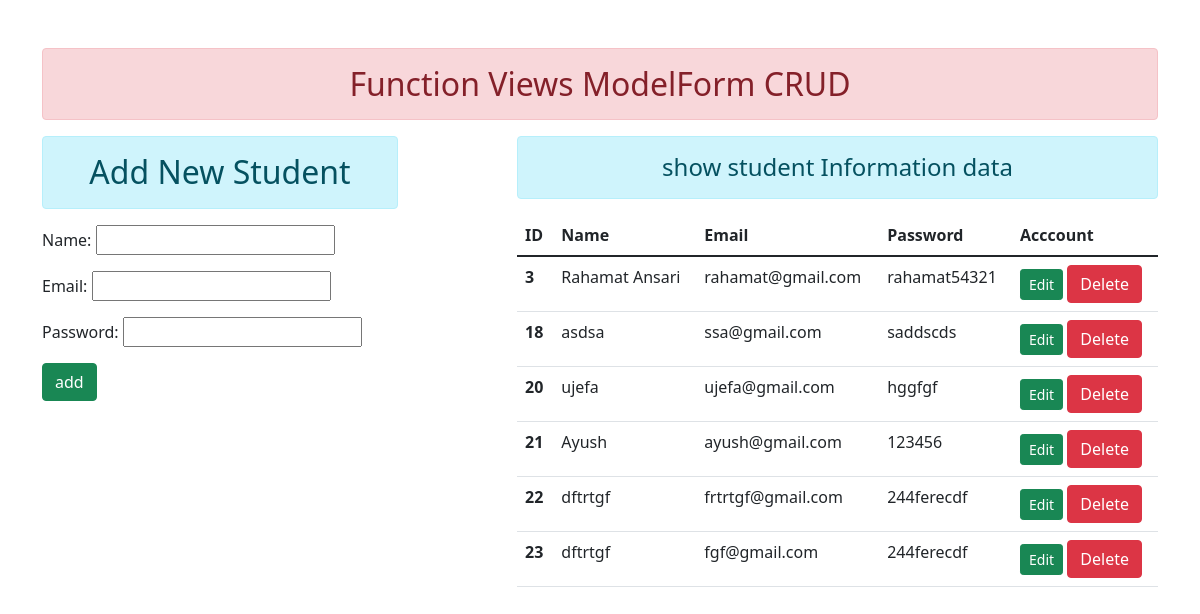
The page / on the database its author committed.
### enroll/models.py (models this page shows)
class User(models.Model):
    name = models.CharField(max_length=800)
    email = models.EmailField(max_length=210)
    password = models.CharField(max_length=78)

### enroll/views.py (the view)
# urls.py: path('', views.add_show, name="addandshow"),
def add_show(request):
    if request.method == 'POST':
        fm = StudentRegistration(request.POST)
        if fm.is_valid():
            nm=fm.cleaned_data['name']
            em=fm.cleaned_data['email']
            pw=fm.cleaned_data['password']
            reg= User(name = nm, email=em, password = pw)
            reg.save()
            fm = StudentRegistration()
    else:
        fm = StudentRegistration()
    stud=User.objects.all()
    return render(request,'enroll/addandshow.html',{'form':fm,'stu':stud})

### enroll/forms.py
class StudentRegistration(forms.ModelForm):
    class Meta:
        model = User
        fields = ['name','email','password']
        Widgets = {
            'name':forms.TextInput(attrs={'class':'form-control'}),
            'email':forms.EmailInput(attrs={'class':'form-control'}),
            'password':forms.PasswordInput(render_value=True,attrs={'class':'form-control'}),
        }

### enroll/templates/enroll/addandshow.html (shortened to what this page needs)
{% extends 'enroll/base.html' %}
{% block content %}
<div class="row">
    <div class="col-sm-4">
        <h2 class="text-center alert alert-info">Add New Student</h2>
        <form action="" method="POST">
            {{form.as_p}}
            <input type="submit" class="btn btn-success" value="add">
        </form>
    </div>
    <div class="col-sm-7 offset-1">
         <h4 class="text-center alert alert-info">show student Information data </h4>
        {% if stu %}
            <table class="table">
                <thead>
                    <tr>
                    <th scope="col">ID</th>
                    <th scope="col">Name</th>
                    <th scope="col">Email</th>
                    <th scope="col">Password</th>
                    <th scope="col">Acccount</th>
                    </tr>
                </thead>
                <tbody>
                {% for st in stu %}
                    <tr>
                    <th scope="row">{{st.id}}</th>
                    <td>{{st.name}}</td>
                    <td>{{st.email}}</td>
                    <td>{{st.password}}</td>
                    <td>
                        <a href="{% url 'updatedata' st.id %}" class="btn btn-success btn-sm">Edit</a>
                        <form action="{% url 'deletedata' st.id %}" method="post" class="d-inline">{% csrf_token %}
                            <input type="submit" class="btn btn-danger" value="Delete">
                        </form>
                    </td>
                    </tr>
                    {% endfor %}
                </tbody>
                </table>
        {% else %}
        <h5 class="text-center" alert alert-warning>No Records f</h5>
        {% endif %}
    </div>
</div>
{% endblock content %}

### enroll/templates/enroll/base.html (shortened to what this page needs)
<!DOCTYPE html>
{% load static %}
<html lang="en">
<head>
    <link rel="stylesheet" href="{% static 'enroll/css/bootstrap.css' %}">
</head>
<body>
    <div class="container mt-5">
        <h2 class="text-center alert alert-danger">Function Views ModelForm CRUD </h2>
        {% block content %}
        {% endblock content %}
    </div>
</body>
</html>

### rows shown on the page
User: id "3", name "Rahamat Ansari", email "rahamat@gmail.com", password "rahamat54321"
User: id "18", name "asdsa", email "ssa@gmail.com", password "saddscds"
User: id "20", name "ujefa", email "ujefa@gmail.com", password "hggfgf"
User: id "21", name "Ayush", email "ayush@gmail.com", password "123456"
User: id "22", name "dftrtgf", email "frtrtgf@gmail.com", password "244ferecdf"
User: id "23", name "dftrtgf", email "fgf@gmail.com", password "244ferecdf"
